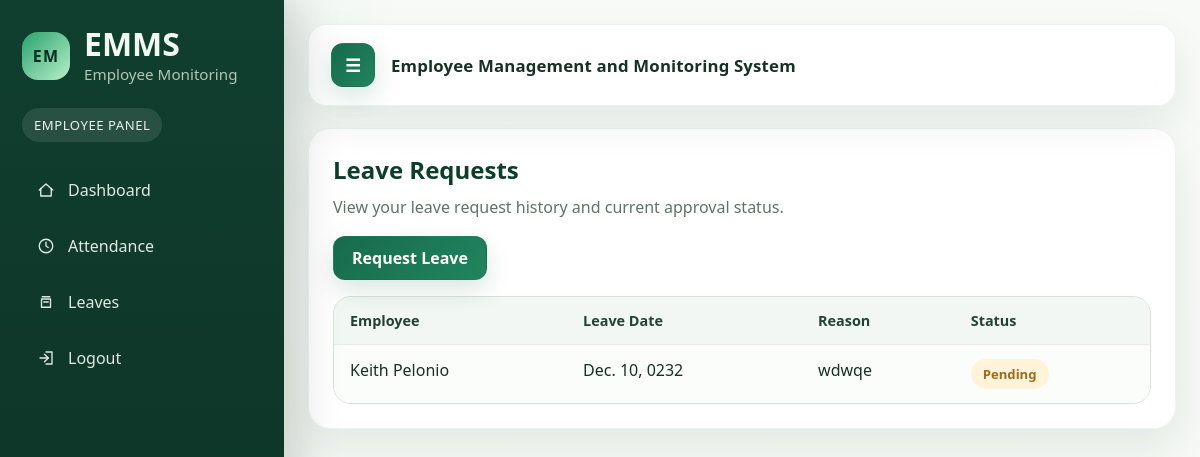
The page /leaves/ (signed in) on the database as committed earlier.
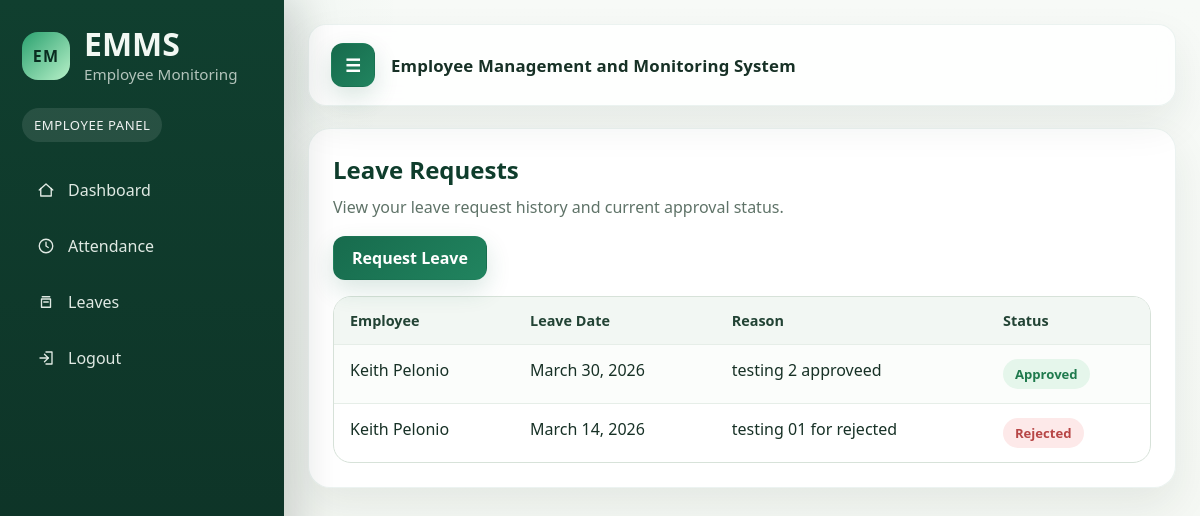
The same page on the database as committed later.
### EmployeeAttendance/models.py (models this page shows, shortened)
class LeaveRequest(models.Model):
    STATUS_CHOICES = [
        ("Pending", "Pending"),
        ("Approved", "Approved"),
        ("Rejected", "Rejected"),
    ]
    employee = models.ForeignKey(Employee, on_delete=models.CASCADE)
    leave_date = models.DateField()
    reason = models.TextField()
    status = models.CharField(max_length=20, choices=STATUS_CHOICES, default="Pending")
    created_at = models.DateTimeField(auto_now_add=True)

class Employee(models.Model):
    STATUS_ACTIVE = "Active"
    STATUS_NON_ACTIVE = "Non-Active"
    STATUS_CHOICES = [
        (STATUS_ACTIVE, "Active"),
        (STATUS_NON_ACTIVE, "Non-Active"),
    ]
    user = models.OneToOneField(User, on_delete=models.CASCADE, null=True, blank=True)
    employee_id = models.CharField(max_length=50, unique=True)
    name = models.CharField(max_length=150)
    department = models.CharField(max_length=100)
    status = models.CharField(max_length=20, choices=STATUS_CHOICES, default=STATUS_ACTIVE)

### EmployeeAttendance/views/leaves.py (the view)
# urls.py: path("leaves/", views.leave_list, name="leave_list"),
@login_required
def leave_list(request):
    if request.user.is_superuser:
        leaves = LeaveRequest.objects.all().order_by("-created_at")
    else:
        employee = get_object_or_404(Employee, user=request.user)
        leaves = LeaveRequest.objects.filter(employee=employee).order_by("-created_at")
    return render(request, "leave_list.html", {"leaves": leaves})

### EmployeeAttendance/templates/leave_list.html (shortened to what this page needs)
{% extends "base.html" %}
{% block content %}
<section class="content-card">
    <h2>Leave Requests</h2>
    <p class="muted">
        {% if user.is_superuser %}
            Review, approve, or reject submitted leave requests.
        {% else %}
            View your leave request history and current approval status.
        {% endif %}
    </p>
    {% if not user.is_superuser %}
    <div class="actions">
        <a href="{% url 'leave_add' %}" class="btn">Request Leave</a>
    </div>
    {% endif %}
    <div class="table-wrap">
        <table>
            <tr>
                <th>Employee</th>
                <th>Leave Date</th>
                <th>Reason</th>
                <th>Status</th>
            </tr>
            {% for leave in leaves %}
            <tr>
                <td>{{ leave.employee.name }}</td>
                <td>{{ leave.leave_date }}</td>
                <td>{{ leave.reason }}</td>
                <td>
                    <span class="status {% if leave.status == 'Pending' %}pending{% elif leave.status == 'Approved' %}approved{% else %}rejected{% endif %}">
                        {{ leave.status }}
                    </span>
                </td>
            </tr>
            {% empty %}
            <tr>
                <td colspan="{% if user.is_superuser %}5{% else %}4{% endif %}">No leave requests found.</td>
            </tr>
            {% endfor %}
        </table>
    </div>
</section>
{% endblock %}

Rows that differ between the two databases and show on the page:
added LeaveRequest: employee.name "Keith Pelonio", leave_date "March 30, 2026", reason "testing 2 approveed", status "Approved"
changed LeaveRequest: leave_date "Dec. 10, 0232" → "March 14, 2026"; reason "wdwqe" → "testing 01 for rejected"; status "Pending" → "Rejected"
